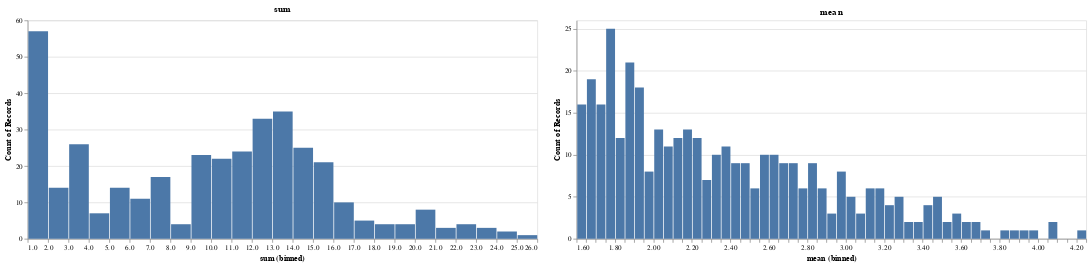

The cell this chart's notebook holds for it:
### Code cell
nes_sum_mean_dist("cp", abs=True, alpha=0.05)

### Figure 1 — Vega-Lite specification as saved in the notebook (floating-point values rounded to 4 significant figures; data arrays with more than 128 entries replaced by an {"elided": "..."} marker saying what was removed)
{"config": {"view": {"continuousWidth": 300, "continuousHeight": 300}}, "hconcat": [{"mark": {"type": "bar"}, "encoding": {"x": {"bin": {"step": 1}, "field": "sum", "type": "quantitative"}, "y": {"aggregate": "count", "type": "quantitative"}}, "height": 300, "title": "sum", "width": 700}, {"mark": {"type": "bar"}, "encoding": {"x": {"bin": {"step": 0.05}, "field": "mean", "type": "quantitative"}, "y": {"aggregate": "count", "type": "quantitative"}}, "height": 300, "title": "mean", "width": 700}], "data": {"name": "data-52feaa8ec74ffef5c3a4a329d3bbd52e"}, "$schema": "https://vega.github.io/schema/vega-lite/v5.15.1.json", "datasets": {"data-52feaa8ec74ffef5c3a4a329d3bbd52e": {"elided": "377 records"}}}
